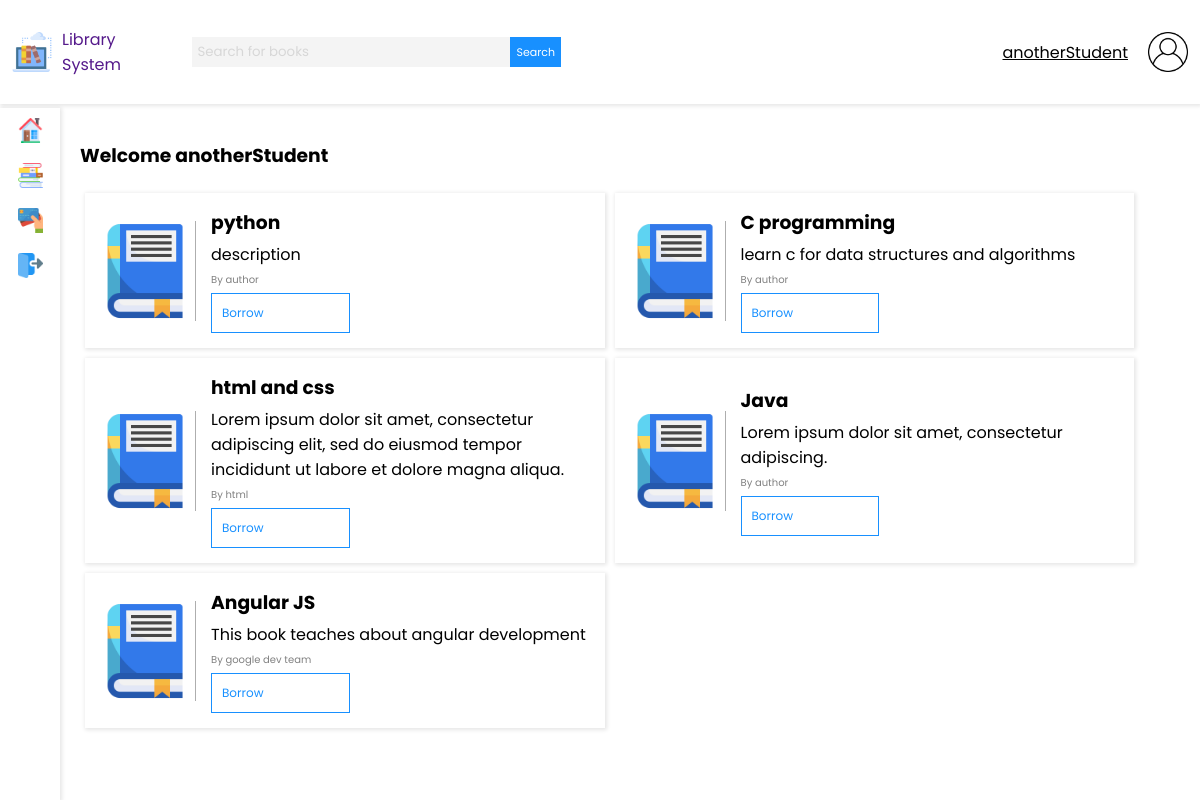
The page / (signed in) on the database its author committed.
### base/models.py (models this page shows, shortened)
class Book(models.Model):
    title = models.CharField(max_length=200)
    author = models.CharField(max_length=200)
    description = models.TextField(null=True, blank=True)
    updated = models.DateField(auto_now=True)
    updated = models.DateField(auto_now_add=True)

### base/views.py (the view)
# urls.py: path('', views.home, name='home'),
@login_required(login_url='/login')
def home(request):
    q = request.GET.get('q') if request.GET.get('q') != None else ''
    total_students = Role.objects.filter(role='Student').count()
    total_books = Book.objects.count()
    books = Book.objects.filter(Q(title__icontains=q) | Q(author__icontains=q))
    user_role = Role.objects.get(user=request.user.id)
    context = {
        'books': books,
        'total_books': total_books,
        'total_students': total_students,
        'user_role': user_role,
        'q': q
    }
    return render(request, 'dashboard.html', context)

### templates/dashboard.html (shortened to what this page needs)
{% extends 'main.html' %}
{% load static %}
{% block content %}
<h3>Welcome {{ request.user }}</h3>
{% if user_role.role == 'Student' %}
<div class="student-books-container">
    {% for book in books %}
    <div class="book-card">
        <div class="book-card-image-container">
            <image class="book-card-image" src="{% static 'images/studentBook.png' %}" alt="">
        </div>
        <div class="book-card-text">
            <h3>{{ book.title }}</h3>
            <p>{{ book.description}}</p>
            <p class="small-student-text">By {{ book.author }}</p>
            <a class="edit-button" href="{% url 'borrow_book' book.id %}">Borrow</a>
        </div>
    </div>
    {% endfor %}
</div>
{% endif %}
{% endblock%}

### templates/navbar.html
{% load static %}
<nav class="navbar">
    <div class="nav-logo-search">
        <a href="" class="navbar-brand">
            <img class="navbar-image" src="{% static 'images/digital-library.png' %}" alt="">
            <span>Library System</span>
        </a>
        <form method="GET" action="" class="nav-search nav-search-responsive">
            <input value="{{ q }}" name="q" class="nav-search-input" type="text" placeholder="Search for books">
            <button class="nav-search-button" type="submit">Search</button>
        </form>
    </div>
    <div class="nav-user-profile">
        <span>{{ request.user }}</span>
        <img class="navbar-image" src="{% static 'images/user.png' %}" alt="">
    </div>
</nav>

### static/styles/main3.css (style rules this page uses)
body { font-family: 'Poppins', sans-serif; padding: 0; margin: 0; background-color: #fff; box-sizing: border-box; }
a,input,button { text-decoration: none; font-family: 'Poppins'; }
.navbar { height: 13vh; background-color: #fff; box-shadow: 1px 1px 4px 1px rgba(0, 0, 0, 0.1); display: flex; flex-direction: row; align-items: center; padding: 0 1%; position: fixed; top: 0; left: 0; width: 98%; }
.nav-logo-search { display: flex; width: 50%; justify-content: space-between; align-items: center; }
.navbar-brand { display: block; width: 30%; display: flex; align-items: center; }
.navbar-brand span { margin: 0 10px; }
.navbar-image { height: 40px; width: 40px; }
.nav-search { width: 70%; display: flex; flex-direction: row; margin: 10px 10px; }
.nav-search-input { border: 0; background-color: #f4f4f4; height: 30px; width: 80%; margin: 0; padding: 5px; outline: none; }
.nav-search-input::placeholder { color: #d7d7d7; font-family: 'Poppins'; }
.nav-search-button { background-color: #1890ff; color: #ffffff; border: 0; border-radius: 0; transition: .3s ease-in; font-size: 11px; }
.nav-user-profile { width: 50%; display: flex; justify-content: flex-end; align-items: center; }
.nav-user-profile span { margin: 0 20px; text-decoration: underline; cursor: pointer; }
.small-student-text { font-size: 10px; color: gray; }
.student-books-container { display: flex; flex-direction: row; flex-wrap: wrap; }
.book-card { box-shadow: 1px 1px 4px 1px rgba(0, 0, 0, 0.1); width: 45%; padding: 10px; display: flex; flex-direction: row; justify-content: flex-start; align-items: center; margin: 5px; }
.book-card h3,p { margin: 5px; }
.book-card-image { width: 100px; height: 100px; border-right: 1px solid rgb(174, 174, 174); }
.book-card-text { margin-left: 10px; }

### static/styles/main12.css (style rules this page uses)
body { font-family: 'Poppins', sans-serif; padding: 0; margin: 0; background-color: #fff; box-sizing: border-box; }
a,input,button { text-decoration: none; font-family: 'Poppins'; }
.edit-button { display: block; padding: 10px; margin: 5px; border: 1px solid #1890ff; background-color: #fff;; color: #1890ff; text-align: center; transition: .3s ease-in; font-size: 12px; display: flex; align-items: center; width: 30%; }
.navbar { height: 13vh; background-color: #fff; box-shadow: 1px 1px 4px 1px rgba(0, 0, 0, 0.1); display: flex; flex-direction: row; align-items: center; padding: 0 1%; position: fixed; top: 0; left: 0; width: 98%; }
.nav-logo-search { display: flex; width: 50%; justify-content: space-between; align-items: center; }
.navbar-brand { display: block; width: 30%; display: flex; align-items: center; }
.navbar-brand span { margin: 0 10px; }
.navbar-image { height: 40px; width: 40px; }
.nav-search { width: 70%; display: flex; flex-direction: row; margin: 10px 10px; }
.nav-search-input { border: 0; background-color: #f4f4f4; height: 30px; width: 80%; margin: 0; padding: 5px; outline: none; }
.nav-search-input::placeholder { color: #d7d7d7; font-family: 'Poppins'; }
.nav-search-button { background-color: #1890ff; color: #ffffff; border: 0; border-radius: 0; transition: .3s ease-in; font-size: 11px; }
.nav-user-profile { width: 50%; display: flex; justify-content: flex-end; align-items: center; }
.nav-user-profile span { margin: 0 20px; text-decoration: underline; cursor: pointer; }
.small-student-text { font-size: 10px; color: gray; }
.student-books-container { display: flex; flex-direction: row; flex-wrap: wrap; }
.book-card { box-shadow: 1px 1px 4px 1px rgba(0, 0, 0, 0.1); width: 45%; padding: 10px; display: flex; flex-direction: row; justify-content: flex-start; align-items: center; margin: 5px; }
.book-card h3,p { margin: 5px; }
.book-card-image { width: 100px; height: 100px; border-right: 1px solid rgb(174, 174, 174); }
.book-card-text { margin-left: 10px; width: 80%; }

### rows shown on the page
Book: title "python", description "description", author "author"
Book: title "C programming", description "learn c for data structures and algorithms", author "author"
Book: title "html and css", description "Lorem ipsum dolor sit amet, consectetur adipiscing elit, sed do eiusmod tempor incididunt ut labore et dolore magna aliqua.", author "html"
Book: title "Java", description "Lorem ipsum dolor sit amet, consectetur adipiscing.", author "author"
Book: title "Angular JS", description "This book teaches about angular development", author "google dev team"

### other values the page prints
{{ request.user }} "anotherStudent"
